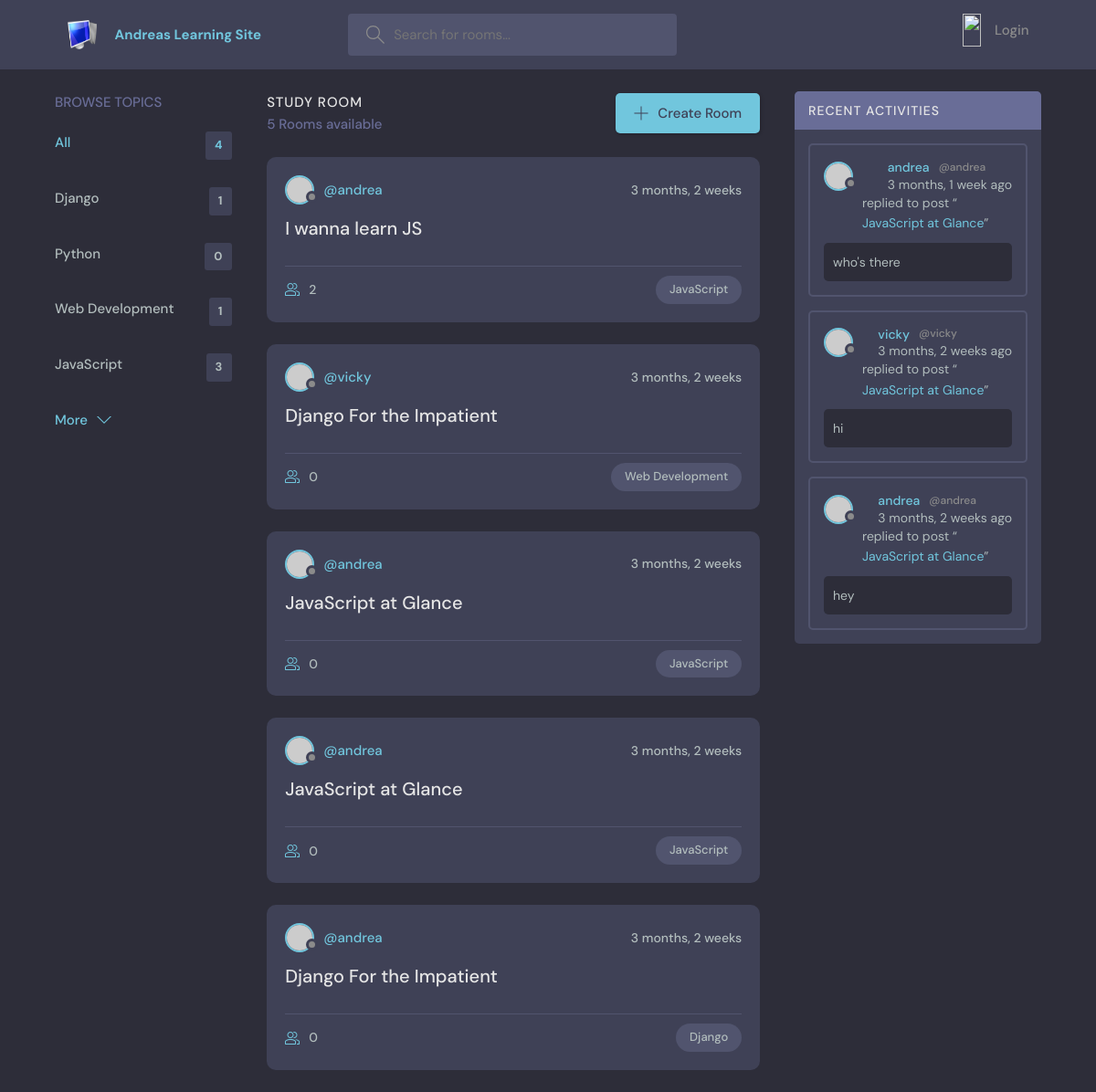
The app's page /, older data.
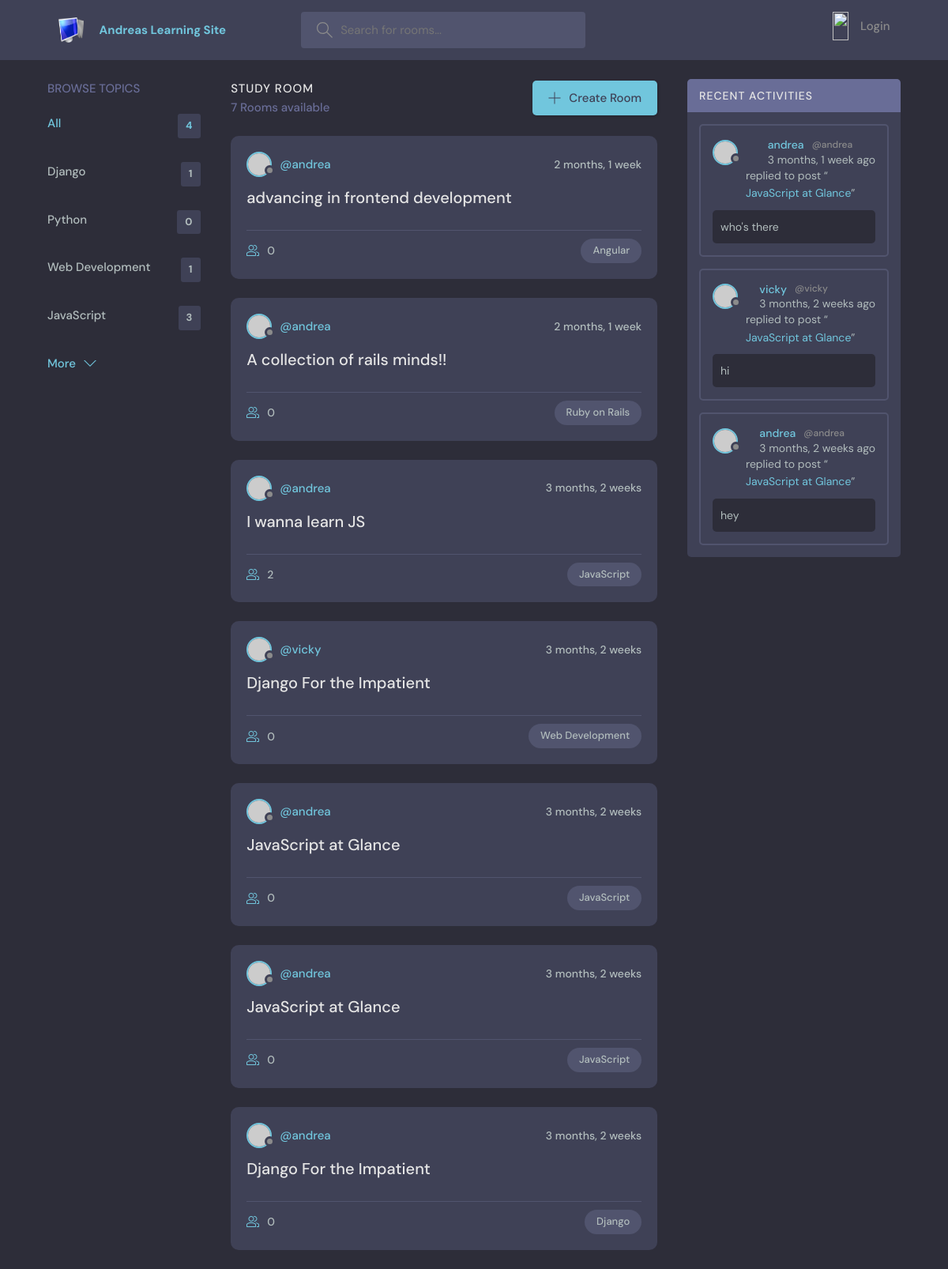
The same page, newer data.
### base/models.py (models this page shows, shortened)
class Topic(models.Model):
    name = models.CharField(max_length =150)

class Room(models.Model):
    host = models.ForeignKey(User,on_delete=models.SET_NULL, null = True)
    topic = models.ForeignKey(Topic,on_delete=models.SET_NULL, null = True)
    name = models.CharField(max_length=150, null = True, blank = True)
    description = models.TextField(null= True, blank = True)
    participants = models.ManyToManyField(User,related_name='participants', blank = True)
    updated = models.DateTimeField(auto_now = True)
    created = models.DateTimeField(auto_now_add = True)
    class Meta:
        ordering =['-updated', '-created']
    def __str__(self):
        return self.name

class Message(models.Model):
    user = models.ForeignKey(User,on_delete=models.CASCADE)
    room = models.ForeignKey(Room,on_delete=models.CASCADE)
    body = models.TextField()
    updated = models.DateTimeField(auto_now = True)
    created = models.DateTimeField(auto_now_add = True)
    class Meta:
        ordering =['-updated', '-created']

### base/views.py (the view)
# urls.py: path('', views.home, name="home"),
def home(request):
    q = request.GET.get('q') if request.GET.get('q') != None else ''
    rooms = Room.objects.filter(
        Q(topic__name__icontains=q) |
        Q(name__icontains=q) |
        Q(description__icontains=q)
        )
    topics = Topic.objects.all()[0:4]
    room_count = rooms.count()
    room_messages = Message.objects.filter(Q(room__topic__name__icontains = q))
    context = {'rooms':rooms, 'topics':topics, 'room_count':room_count,'room_messages':room_messages}
    return render( request, 'home.html', context)

### Templates/home.html (shortened to what this page needs)
{% include "main.html" %}
{% block content %}
    <main class="layout layout--3">
      <div class="container">
        {% include "topics.html" %}
        <div class="roomList">
          <div class="roomList__header">
            <div>
              <h2>Study Room</h2>
              <p>{{room_count}} Rooms available</p>
            </div>
            <a class="btn btn--main" href="{% url 'create-room'%}">
              <svg version="1.1" xmlns="http://www.w3.org/2000/svg" width="32" height="32" viewBox="0 0 32 32">
                <title>add</title>
                <path
                  d="M16.943 0.943h-1.885v14.115h-14.115v1.885h14.115v14.115h1.885v-14.115h14.115v-1.885h-14.115v-14.115z"
                ></path>
              </svg>
              Create Room
            </a>
          </div>
         {% include 'feed_component.html'%}
        </div>
        {% include 'activity.html' %}
      </div>
    </main>
{% endblock %}

### Templates/topics.html
<div class="topics">
    <div class="topics__header">
      <h2>Browse Topics</h2>
    </div>
    <ul class="topics__list">
      <li>
        <a href="{% url 'home' %}" class="active">All <span>{{topics.count}}</span></a>
      </li>
      {% for topic in topics %}
      <li>
        <a href="{% url 'home' %}?q={{topic.name}}">{{topic.name}}<span>{{topic.room_set.all.count}}</span></a>
      </li>
      {% endfor %}
    </ul>
    <a class="btn btn--link" href="{% url 'topics-page' %}">
      More
      <svg version="1.1" xmlns="http://www.w3.org/2000/svg" width="32" height="32" viewBox="0 0 32 32">
        <title>chevron-down</title>
        <path d="M16 21l-13-13h-3l16 16 16-16h-3l-13 13z"></path>
      </svg>
    </a>
  </div>

### Templates/feed_component.html (shortened to what this page needs)
{% for room in rooms %}
 <div class="roomListRoom">
    <div class="roomListRoom__header">
      <a href="{% url 'user-profile' room.host.id %}" class="roomListRoom__author">
        <div class="avatar avatar--small">
          <img src="https://randomuser.me/api/portraits/women/11.jpg" />
        </div>
        <span>@{{room.host.username}}</span>
      </a>
      <div class="roomListRoom__actions">
        <span>{{room.created|timesince}}</span>
      </div>
    </div>
    <div class="roomListRoom__content">
      <a href="{% url 'room' room.id %}">{{room.name}}</a>
    </div>
    <div class="roomListRoom__meta">
      <a href="{% url 'room' room.id %}" class="roomListRoom__joined">
        {{room.participants.all.count}}
      </a>
      <p class="roomListRoom__topic">{{room.topic.name}}</p>
    </div>
  </div>
  {% endfor %}

### Templates/activity.html (shortened to what this page needs)
<div class="activities">
    <div class="activities__header">
      <h2>Recent Activities</h2>
    </div>
    {% for message in room_messages %}
    <div class="activities__box">
      <div class="activities__boxHeader roomListRoom__header">
        <a href="{% url 'user-profile' message.user.id %}" class="roomListRoom__author">
          <div class="avatar avatar--small">
            <img src="https://randomuser.me/api/portraits/women/11.jpg" />
          </div>
          <p>
            {{message.user}}
            <span>@{{message.user}} </a>{{message.created |timesince}} ago</span>
      </div>
      <div class="activities__boxContent">
        <p>replied to post “<a href="{% url 'room' message.room.id %}">{{message.room}}</a>”</p>
        <div class="activities__boxRoomContent">
         {{message.body}}
        </div>
      </div>
    </div>
    {% endfor %}
  </div>

Row changes from the older to the newer data that the page shows:
added Room: host.username "andrea", created "2 months, 1 week", name "advancing in frontend development", participants.all.count "0", topic.name "Angular"
added Room: host.username "andrea", created "2 months, 1 week", name "A collection of rails minds!!", participants.all.count "0", topic.name "Ruby on Rails"
Text that changed along with them:
{{ room_count }}: "5" → "7"
